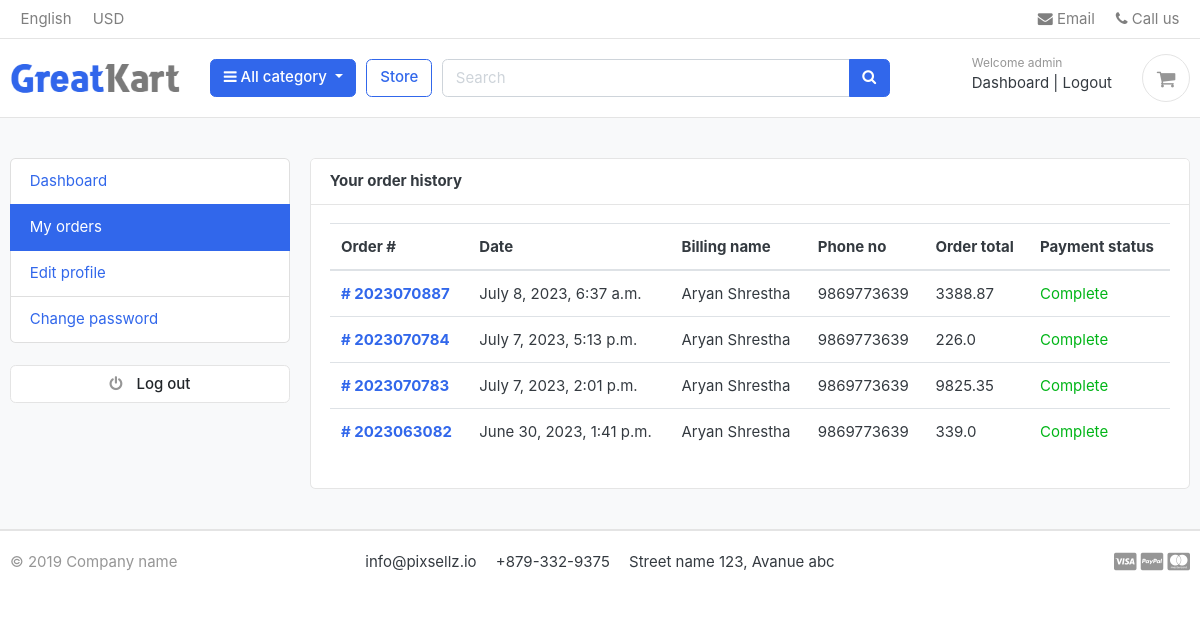
The page /accounts/my_orders/ (signed in) on the database as committed earlier.
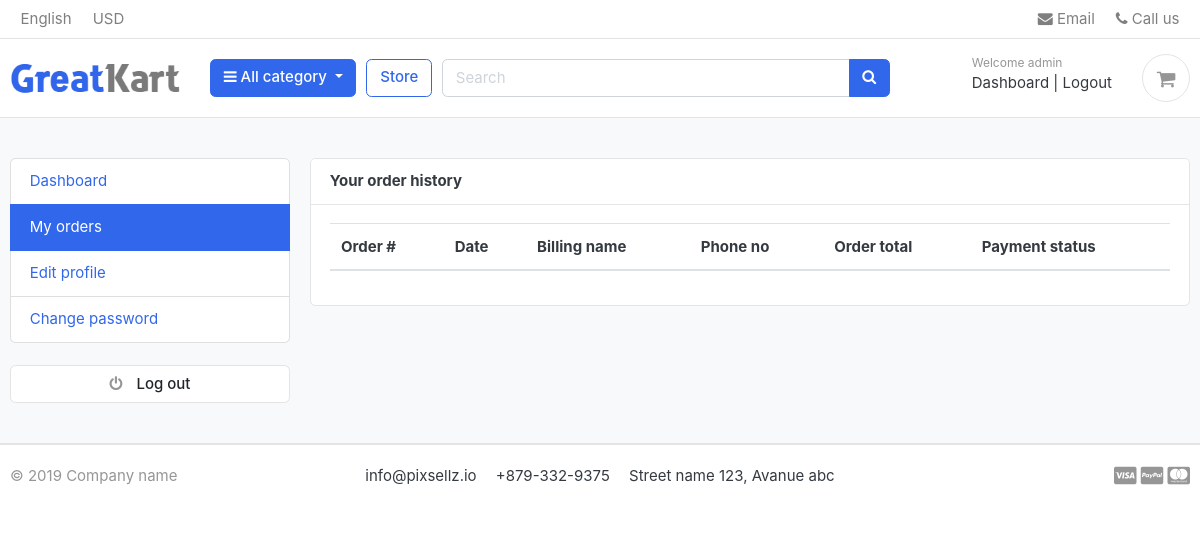
The same page on the database as committed later.
### accounts/models.py (models this page shows, shortened)
class Account(AbstractBaseUser):
    first_name = models.CharField(max_length=50)
    last_name = models.CharField(max_length=50)
    username = models.CharField(max_length=50, unique=True)
    email = models.EmailField(max_length=100, unique=True)
    phone_number = models.CharField(max_length=50)
    date_joined = models.DateTimeField(auto_now_add=True)
    last_login = models.DateTimeField(auto_now_add=True)
    is_admin = models.BooleanField(default=False)
    is_staff = models.BooleanField(default=False)
    is_active = models.BooleanField(default=False)
    is_superadmin = models.BooleanField(default=False)
    USERNAME_FIELD = 'email'
    REQUIRED_FIELDS = ['username', 'first_name', 'last_name']
    objects = MyAccountManager()

### orders/models.py (models this page shows, shortened)
class Order(models.Model):
    STATUS = (
        ('New', 'New'),
        ('Accepted', 'Accepted'),
        ('Completed', 'Completed'),
        ('Cancelled', 'Cancelled'),
    )
    user = models.ForeignKey(Account, on_delete=models.SET_NULL, null=True)
    payment = models.ForeignKey(Payment, on_delete=models.SET_NULL, blank=True, null=True)
    order_number = models.CharField(max_length=20)
    first_name = models.CharField(max_length=50)
    last_name = models.CharField(max_length=50)
    phone = models.CharField(max_length=15)
    email = models.CharField(max_length=50)
    address_line_1 = models.CharField(max_length=50)
    address_line_2 = models.CharField(max_length=50, blank=True)
    country = models.CharField(max_length=50)
    state = models.CharField(max_length=50)
    city = models.CharField(max_length=50)
    order_note = models.TextField(max_length=500, blank=True, null=True)
    order_total = models.FloatField()
    tax = models.FloatField()
    status = models.CharField(max_length=10, choices=STATUS, default='New')
    ip = models.CharField(blank=True, max_length=20)
    is_ordered =  models.BooleanField(default=False)
    created_at = models.DateTimeField(auto_now_add=True)
    updated_at = models.DateTimeField(auto_now=True)
    @property
    def full_name(self):
         return f"{self.first_name} {self.last_name}"

class Payment(models.Model):
    user = models.ForeignKey(Account, on_delete=models.CASCADE)
    payment_id = models.CharField(max_length=100)
    payment_method = models.CharField(max_length=100)
    amount_paid = models.CharField(max_length=100)
    status = models.CharField(max_length=100)
    created_at = models.DateTimeField(auto_now_add=True)

### accounts/views.py (the view)
# urls.py: path('my_orders/', views.my_orders, name='my_orders'),
def my_orders(request):
    orders = Order.objects.filter(user=request.user, is_ordered=True).order_by('-created_at')
    context = {
        'orders': orders
    }
    return render(request, 'accounts/my_orders.html', context)

### templates/accounts/my_orders.html (shortened to what this page needs)
{% extends 'base.html' %}
{% load static %}
{% block content %}
<section class="section-conten padding-y bg">
    <div class="container">
        <div class="row">
            {% include 'includes/dashboard_sidebar.html' %}
            <main class="col-md-9">
                <article class="card">
                    <header class="card-header">
                        <strong class="d-inline-block mr-3">Your order history</strong>
                    </header>
                    <div class="card-body">
                        <div class="row">
                            <div class="col-md-12">
                                <table class="table table-hover">
                                    <thead>
                                        <tr>
                                            <th scope="col">Order #</th>
                                            <th scope="col">Date</th>
                                            <th scope="col">Billing name</th>
                                            <th scope="col">Phone no</th>
                                            <th scope="col">Order total</th>
                                            <th scope="col">Payment status</th>
                                        </tr>
                                    </thead>
                                    <tbody>
                                        {% for order in orders %}
                                            <tr>
                                                <th scope="row">
                                                    <a href="{% url 'order_detail' order.order_number %}" style="text-decoration: none;">
                                                        # {{ order.order_number }}
                                                    </a>
                                                </th>
                                                <td>{{ order.created_at }}</td>
                                                <td>{{ order.full_name }}</td>
                                                <td>{{ order.phone }}</td>
                                                <td>{{ order.order_total }}</td>
                                                {% if order.payment.status == 'complete' %}
                                                <td class="text-success">{{ order.payment.status|capfirst }}</td>
                                                {% else %}
                                                <td class="text-warning">Pending</td>
                                                {% endif %}
                                            </tr>
                                        {% endfor %}
                                    </tbody>
                                </table>
                            </div>
                        </div>
                    </div>
                </article>
            </main>
        </div>
    </div>
</section>
{% endblock %}

### templates/base.html (shortened to what this page needs)
{% load static %}
<!DOCTYPE html>
<html lang="en">
<head>
    <link href="{% static 'css/bootstrap.css' %}" rel="stylesheet" type="text/css" />
    <link href="{% static 'fonts/fontawesome/css/all.min.css' %}" type="text/css" rel="stylesheet" />
    <link href="{% static 'css/ui.css' %}" rel="stylesheet" type="text/css" />
    <link href="{% static 'css/responsive.css' %}" rel="stylesheet" media="only screen and (max-width: 1200px)" />
    <link href="{% static 'css/custom.css' %}" rel="stylesheet" type="text/css" />
    <link rel="stylesheet" href="https://cdnjs.cloudflare.com/ajax/libs/font-awesome/4.7.0/css/font-awesome.min.css">
</head>
<body>
    {% include 'includes/navbar.html' %}
    {% block content %}{% endblock %}
    {% include 'includes/footer.html' %}
</body>
</html>

### templates/includes/navbar.html (shortened to what this page needs)
{% load static %}
<header class="section-header">
    <nav class="navbar p-md-0 navbar-expand-sm navbar-light border-bottom">
        <div class="container">
            <div class="collapse navbar-collapse" id="navbarTop4">
                <ul class="navbar-nav mr-auto">
                    <li class="nav-item dropdown">
                        <a href="#" class="nav-link"> English </a>
                    </li>
                    <li class="nav-item dropdown">
                        <a href="#" class="nav-link"> USD </a>
                    </li>
                </ul>
                <ul class="navbar-nav">
                    <li>
                        <a href="#" class="nav-link">
                            <i class="fa fa-envelope"></i> Email
                        </a>
                    </li>
                    <li>
                        <a href="#" class="nav-link">
                            <i class="fa fa-phone"></i> Call us
                        </a>
                    </li>
                </ul>
            </div>
        </div>
    </nav>
    <section class="header-main border-bottom">
        <div class="container">
            <div class="row align-items-center">
                <div class="col-lg-2 col-md-3 col-6">
                    <a href="{% url 'home' %}" class="brand-wrap">
                        <img class="logo" src="{% static '/images/logo.png' %}" />
                    </a>
                </div>
                <div class="col-lg col-sm col-md col-6 flex-grow-0">
                    <div class="category-wrap dropdown d-inline-block float-right">
                        <button type="button" class="btn btn-primary dropdown-toggle" data-toggle="dropdown">
                            <i class="fa fa-bars"></i> All category
                        </button>
                    </div>
                </div>
                <a href="{% url 'store' %}" class="btn btn-outline-primary">Store</a>
                <div class="col-lg col-md-6 col-sm-12 col">
                    <form action="#" class="search">
                        <div class="input-group w-100">
                            <input type="text" class="form-control" style="width: 60%" placeholder="Search" />
                            <div class="input-group-append">
                                <button class="btn btn-primary" type="submit">
                                    <i class="fa fa-search"></i>
                                </button>
                            </div>
                        </div>
                    </form>
                </div>
                <div class="col-lg-3 col-sm-6 col-8 order-2 order-lg-3">
                    <div class="d-flex justify-content-end mb-3 mb-lg-0">
                        {% if request.user.is_authenticated %}
                        <div class="widget-header">
                            <small class="title text-muted">Welcome {{ request.user.first_name }}</small>
                            <div>
                                <a href="{% url 'dashboard' %}">Dashboard</a>
                                <span class="dark-transp"> | </span>
                                <a href="{% url 'logout' %}"> Logout</a>
                            </div>
                        </div>
                        {% endif %}
                        <a href="{% url 'cart' %}" class="widget-header pl-3 ml-3">
                            <div class="icon icon-sm rounded-circle border">
                                <i class="fa fa-shopping-cart"></i>
                            </div>
                        </a>
                    </div>
                </div>
            </div>
        </div>
    </section>
</header>

### templates/includes/dashboard_sidebar.html
<aside class="col-md-3">
    <ul class="list-group">
        <a class="list-group-item {% if request.path == '/accounts/' or  request.path == '/accounts/dashboard/' %} active {% endif %}" href="{% url 'dashboard' %}"> Dashboard </a>
        <a class="list-group-item {% if 'my_orders' in request.path %} active {% endif %}" href="{% url 'my_orders' %}"> My orders </a>
        <a class="list-group-item {% if 'edit_profile' in request.path %} active {% endif %}" href="{% url 'edit_profile' %}"> Edit profile </a>
        <a class="list-group-item" href="{% url 'change_password'  %}"> Change password </a>
    </ul>
    <br>
    <a class="btn btn-light btn-block" href="{% url 'login' %}"> <i class="fa fa-power-off"></i> <span class="text">Log out</span> </a>
</aside>

### templates/includes/footer.html
{% load static %}
<footer class="section-footer border-top">
    <div class="container">
        <section class="footer-bottom border-top row">
            <div class="col-md-2">
                <p class="text-muted"> &copy 2019 Company name </p>
            </div>
            <div class="col-md-8 text-md-center">
                <span class="px-2">info@pixsellz.io</span>
                <span class="px-2">+879-332-9375</span>
                <span class="px-2">Street name 123, Avanue abc</span>
            </div>
            <div class="col-md-2 text-md-right text-muted">
                <i class="fab fa-lg fa-cc-visa"></i>
                <i class="fab fa-lg fa-cc-paypal"></i>
                <i class="fab fa-lg fa-cc-mastercard"></i>
            </div>
        </section>
    </div>
</footer>

### eCommerce/static/css/ui.css (style rules this page uses)
html { font-family: "Inter", sans-serif; font-size: 15px; }
.icon-xs, .icon-sm, .icon-md, .icon-lg { display: inline-block; text-align: center; flex-shrink: 0; flex-grow: 0; }
.icon-sm { width: 48px; height: 48px; line-height: 48px !important; font-size: 20px; }
.padding-y { padding-top: 40px; padding-bottom: 40px; }
article:after, .form-group:after { display: block; clear: both; content: ""; }
.bg { background-color: #f8f9fa; }
p:last-child { margin-bottom: 0; }
.header-main { position: relative; padding-top: 1rem; padding-bottom: 1rem; }
.brand-wrap .logo, .navbar-brand .logo { margin-right: 7px; max-height: 42px; display: inline-block; }
.widget-header { display: inline-block; vertical-align: middle; position: relative; }
.widget-header a { color: #343a40; }
.widget-header i { color: #969696; }
.widget-header .title { display: block; }
.footer-bottom { padding-top: 20px; padding-bottom: 20px; }
.btn-light { background-color: #fff; border-color: #e4e4e4; }
.btn-light i { color: #969696; }
.btn i + .text { margin-left: 10px; }

Rows that differ between the two databases and show on the page:
removed Order: order_number "2023070887", created_at "July 8, 2023, 6:37 a.m.", full_name "Aryan Shrestha", phone "9869773639", order_total "3388.87", payment.status "Complete"
removed Order: order_number "2023070784", created_at "July 7, 2023, 5:13 p.m.", full_name "Aryan Shrestha", phone "9869773639", order_total "226.0", payment.status "Complete"
removed Order: order_number "2023070783", created_at "July 7, 2023, 2:01 p.m.", full_name "Aryan Shrestha", phone "9869773639", order_total "9825.35", payment.status "Complete"
removed Order: order_number "2023063082", created_at "June 30, 2023, 1:41 p.m.", full_name "Aryan Shrestha", phone "9869773639", order_total "339.0", payment.status "Complete"
